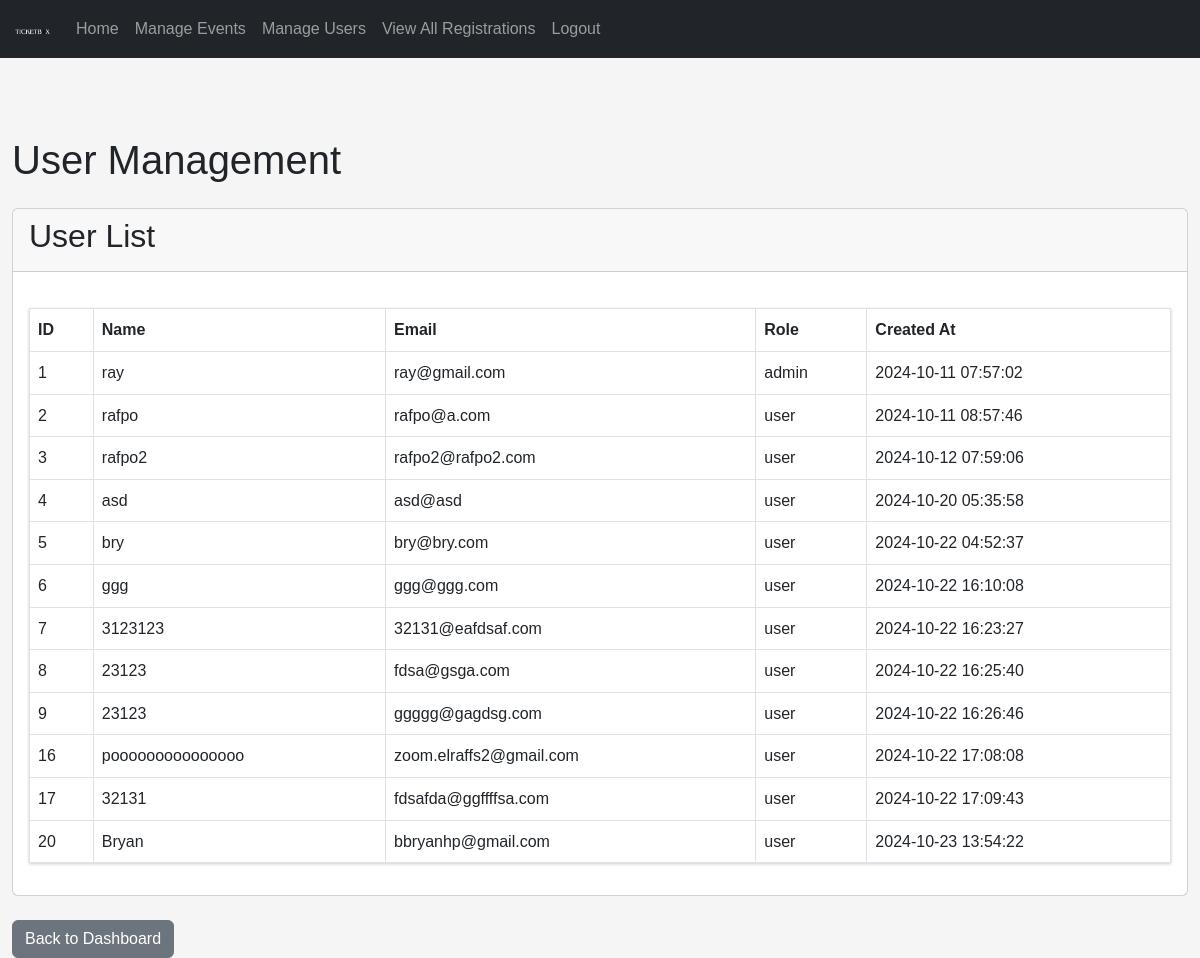
Page /lec/admin/user-management.php (signed in) on the committed database.
### tables this page shows
CREATE TABLE `users` (
  `id` int(11) NOT NULL,
  `name` varchar(100) NOT NULL,
  `email` varchar(100) NOT NULL,
  `password` varchar(255) NOT NULL,
  `role` enum('admin','user') DEFAULT 'user',
  `created_at` timestamp NOT NULL DEFAULT current_timestamp(),
  `account_activation_hash` varchar(64) DEFAULT NULL,
  `reset_token_hash` varchar(64) DEFAULT NULL,
  `reset_token_expires_at` datetime DEFAULT NULL
);

### lec/admin/user-management.php (the view, shortened to what this page needs)
<?php
$database = new Database();
$db = $database->getConnection();
$query = "SELECT id, name, email, role, created_at FROM users ORDER BY created_at ASC";
$users = $db->query($query)->fetchAll(PDO::FETCH_ASSOC);
include_once '../includes/adminheader.php';
?>
<div class="container mt-5 pt-5">
    <h1 class="mb-4">User Management</h1>
    <div class="card">
        <div class="card-header">
            <h2>User List</h2>
        </div>
        <div class="card-body">
            <table class="table table-bordered">
                <thead>
                    <tr>
                        <th>ID</th>
                        <th>Name</th>
                        <th>Email</th>
                        <th>Role</th>
                        <th>Created At</th>
                    </tr>
                </thead>
                <tbody>
                    <?php foreach ($users as $user): ?>
                    <tr>
                        <td><?= htmlspecialchars($user['id']) ?></td>
                        <td><?= htmlspecialchars($user['name']) ?></td>
                        <td><?= htmlspecialchars($user['email']) ?></td>
                        <td><?= htmlspecialchars($user['role']) ?></td>
                        <td><?= htmlspecialchars($user['created_at']) ?></td>
                    </tr>
                    <?php endforeach; ?>
                </tbody>
            </table>
        </div>
    </div>
    <a href="dashboard.php" class="btn btn-secondary mt-4">Back to Dashboard</a>
</div>
</body>
</html>

### lec/assets/css/style.css (style rules this page uses)
body { font-family: Arial, sans-serif; line-height: 1.6; margin: 0; background-color: #f5f5f5; padding-top: 40px; }
.container { max-width: 1200px; margin: 0 auto; }
table { width: 100%; border-collapse: collapse; margin: 20px 0; background-color: white; box-shadow: 0 1px 3px rgba(0,0,0,0.2); }
th, td { padding: 12px 15px; text-align: left; border-bottom: 1px solid #ddd; }
th { background-color: #f8f9fa; font-weight: bold; }

### rows in the picture
users: id "1", name "ray", email "ray@gmail.com", role "admin", created_at "2024-10-11 07:57:02"
users: id "2", name "rafpo", email "rafpo@a.com", role "user", created_at "2024-10-11 08:57:46"
users: id "3", name "rafpo2", email "rafpo2@rafpo2.com", role "user", created_at "2024-10-12 07:59:06"
users: id "4", name "asd", email "asd@asd", role "user", created_at "2024-10-20 05:35:58"
users: id "5", name "bry", email "bry@bry.com", role "user", created_at "2024-10-22 04:52:37"
users: id "6", name "ggg", email "ggg@ggg.com", role "user", created_at "2024-10-22 16:10:08"
users: id "7", name "3123123", email "32131@eafdsaf.com", role "user", created_at "2024-10-22 16:23:27"
users: id "8", name "23123", email "fdsa@gsga.com", role "user", created_at "2024-10-22 16:25:40"
users: id "9", name "23123", email "ggggg@gagdsg.com", role "user", created_at "2024-10-22 16:26:46"
users: id "16", name "pooooooooooooooo", email "zoom.elraffs2@gmail.com", role "user", created_at "2024-10-22 17:08:08"
users: id "17", name "32131", email "fdsafda@ggffffsa.com", role "user", created_at "2024-10-22 17:09:43"
users: id "20", name "Bryan", email "bbryanhp@gmail.com", role "user", created_at "2024-10-23 13:54:22"
